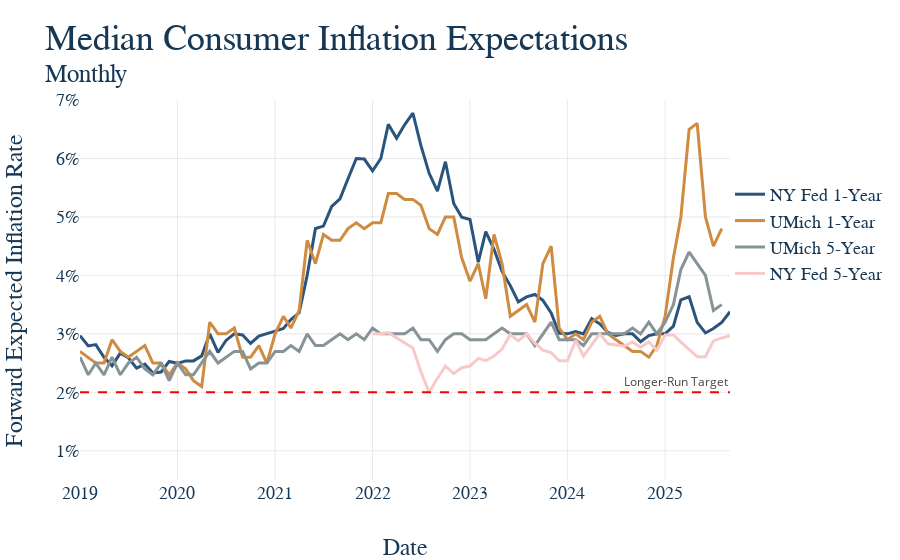

Source (notebook cell):
### Code cell
fig = go.Figure()

for col in infl_df.columns:
    fig.add_trace(
        go.Scatter(
            x=infl_df.index,
            y=infl_df[col],
            name=col,
            mode='lines',
        )
    )


# This is graph specific, but here we want the y-axis to be percent signs 
fig.update_yaxes(
    tickformat="0.2f%",
    ticksuffix="%",
    range=[0.5, 7],
)

# Again, graph specific, we have a mutliyear series and want tick marks to be years
fig.update_xaxes(
    type='date',
    tickformat='%Y',
)
fig.add_hline(
    y=0,
    line_dash="solid",
    line_color="black",
)

fig.update_layout(
    barmode='relative',
    title=dict(text='Median Consumer Inflation Expectations<br><sup>Monthly</br>'),
    xaxis_title='Date',
    yaxis_title='Forward Expected Inflation Rate',

    legend=dict(
        orientation="v",
        x=1,  # Move legend inside the plot area (left)
        y=.8,  # Near the top
        xanchor="left",
        yanchor="top",
        font=dict(size=18)
    )
)

fig.add_hline(
    y=2,
    line_dash="dash",
    line_color="red",
    annotation_text="Longer-Run Target",
    annotation_position="top right"
)

# This should be the same for EVERY GRAPH!
# Save it to the graph_output folder with the name matching the file, as HTML
fig.write_html(GRAPH_OUTPUT_PATH / f"{GRAPH_NAME}.html")

fig.show()
